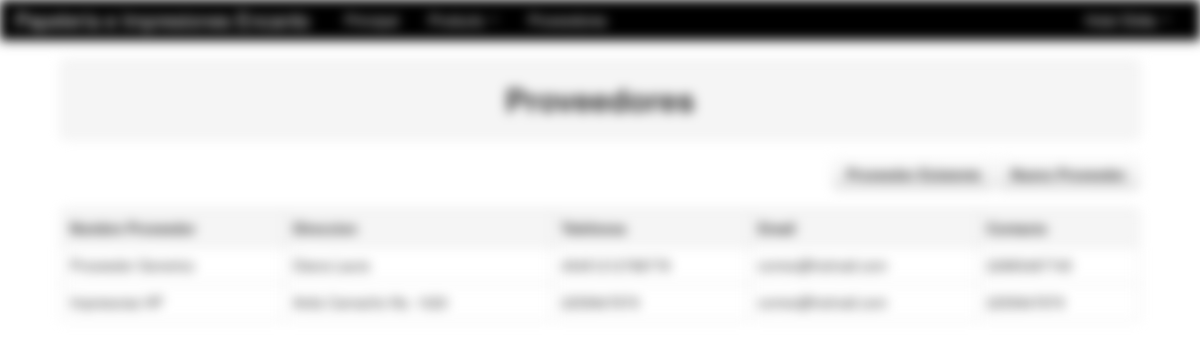
The app's page /Modulos/Producto/crear_proveedor.php (signed in) with its own data.
### tables this page shows
CREATE TABLE IF NOT EXISTS `proveedor` (
`id` int(11) NOT NULL,
  `nombre` varchar(255) NOT NULL,
  `dir` varchar(255) NOT NULL,
  `tel` varchar(255) NOT NULL,
  `fax` varchar(255) NOT NULL,
  `nota` varchar(255) NOT NULL,
  `contacto` varchar(255) NOT NULL
);

### Modulos/Producto/crear_proveedor.php (the view, shortened to what this page needs)
<?php
	if(!empty($_GET['codigo'])){
		$id_codigo=limpiar($_GET['codigo']);
		$id_codigo=substr($id_codigo,10);
		$id_codigo=decrypt($id_codigo,'URLCODIGO');
		$pa=mysql_query("SELECT * FROM articulo WHERE codigo='$id_codigo'");
		if($row=mysql_fetch_array($pa)){
			$existe=TRUE;
			$nombre_producto=$row['nombre'];
		}else{
			$existe=FALSE;
		}
	}else{
		$existe=FALSE;
	}
?>
<!DOCTYPE html>
<html lang="es">
  <head>
    <link href="../../css/bootstrap.css" rel="stylesheet">
    <link href="../../css/bootstrap-responsive.css" rel="stylesheet">
  </head>
  <body>
    <?php include_once "../../menu/m_producto.php"; ?>
	<div align="center">
    	<table width="90%">
          <tr>
            <td>
            	<table class="table table-bordered">
                  <tr class="well">
                    <td>
                    	<h2 align="center">Proveedores</h2>
                    </td>
                  </tr>
                </table>
                <div align="right">
                    <a href="#existe" role="button" class="btn" data-toggle="modal"><strong>Proveedor Existente</strong></a>
                    <a href="#nuevo" role="button" class="btn" data-toggle="modal"><strong>Nuevo Proveedor</strong></a>
                </div>
                <br>
                <table class="table table-bordered table table-hover">
                  <tr class="well">
                    <td><strong>Nombre Proveedor</strong></td>
                    <td><strong>Direccion</strong></td>
                    <td><strong>Telefonos</strong></td>
                    <td><strong>Email</strong></td>
                    <td><strong>Contacto</strong></td>
                  </tr>
                  <?php
					if($existe==TRUE){
						$pa=mysql_query("SELECT * FROM detalleprov WHERE producto_codigo='$id_codigo'");
						while($row=mysql_fetch_array($pa)){
							$oProveedor=new Consultar_Proveedor($row['proveedor_id']);
				  ?>
                  <tr>
                  	<td><?php echo $oProveedor->consultar('nombre'); ?></td>
                    <td><?php echo $oProveedor->consultar('dir'); ?></td>
                    <td><?php echo $oProveedor->consultar('tel'); ?></td>
                    <td><?php echo $oProveedor->consultar('fax'); ?></td>
                    <td><?php echo $oProveedor->consultar('contacto'); ?></td>
                  </tr>
                  <?php }}else{
					  $pa=mysql_query("SELECT * FROM proveedor");
						while($row=mysql_fetch_array($pa)){
				  ?>
                  <tr>
                  	<td><?php echo $row['nombre']; ?></td>
                    <td><?php echo $row['dir']; ?></td>
                    <td><?php echo $row['tel']; ?></td>
                    <td><?php echo $row['fax']; ?></td>
                    <td><?php echo $row['contacto']; ?></td>
                  </tr>
                  <?php }} ?>
                </table>
            </td>
          </tr>
        </table>
    </div>
  </body>
</html>

### Modulos/Producto/crear_proveedor.php (style rules this page uses)
body { padding-top: 60px; padding-bottom: 40px; }

### records on screen
proveedor: nombre "Proveedor Generico", dir "Diana Laura", tel "45451212788778", fax "correo@hotmail.com", contacto "22885487745"
proveedor: nombre "Impresoras HP", dir "Avila Camacho No. 1020", tel "2255847879", fax "correo@hotmail.com", contacto "2255847879"

### other values on screen
$_SESSION['user_name'] "Elidia"
